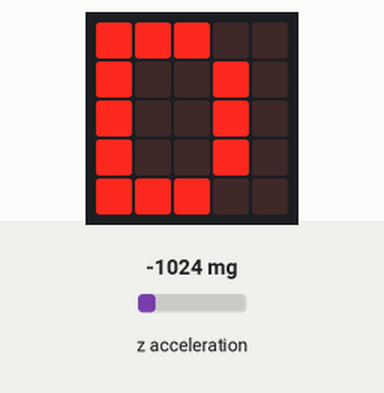
Simulated run of this program. Board: BBC micro:bit running MicroPython. Shown: the board's 5×5 LED display. The inputs (shaded band) are chosen by the test bench; at power-on: z acceleration -1024 mg.

Above: at 1.2 s.
1.3 s: z acceleration set to -209 mg
2.8 s: z acceleration set to -183 mg
At 3.7 s:
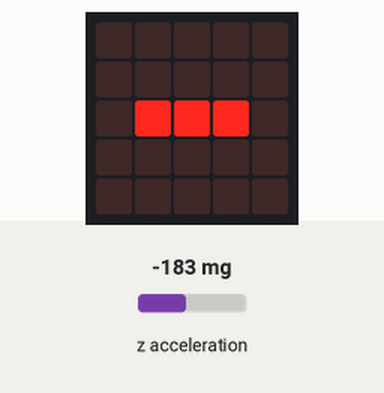
4.3 s: z acceleration set to 185 mg
5.8 s: z acceleration set to 216 mg
At 7.0 s:
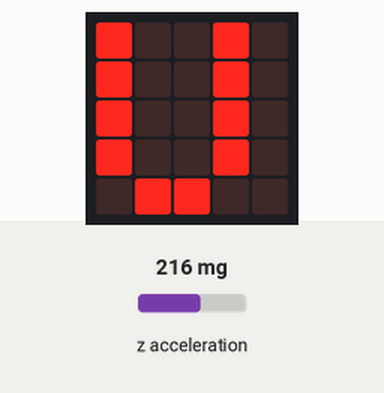
7.3 s: z acceleration set to -1440 mg
At 8.4 s:
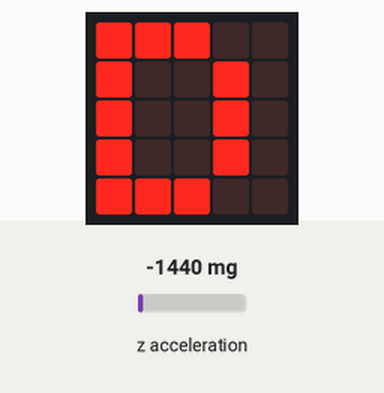
8.8 s: z acceleration set to 0 mg
At 9.5 s:
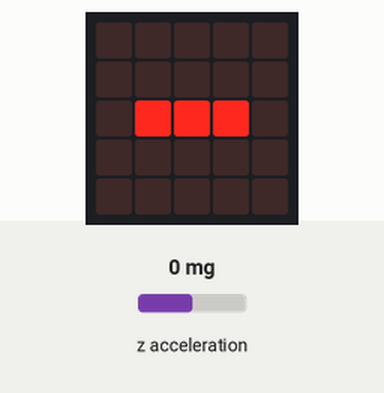
Timing chart, 0 to 11.3 s (numbered marks = the images above; inputs shaded):
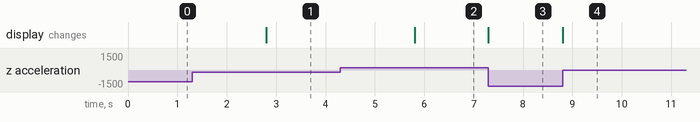

Measured:
- the behaviour switches between -201 and -200 mg on z acceleration (found by bisection; images 0 and 1)
- the behaviour switches between 200 and 201 mg on z acceleration (found by bisection; images 1 and 2)
- after the input at 1.3 s, every drawn part: stays the same
- after the input at 2.8 s, the display: changes at once (image 1)
- after the input at 4.3 s, every drawn part: stays the same
- after the input at 5.8 s, the display: changes at once (image 2)
- after the input at 7.3 s, the display: changes at once (image 3)
- after the input at 8.8 s, the display: changes at once (image 4)

The program:

18.py
```python
from microbit import *

while True:
    lectura = accelerometer.get_z()
    if lectura > 200:
        display.show("U")
    elif lectura < -200:
        display.show("D")
    else:
        display.show("-")
        sleep(500)
```
